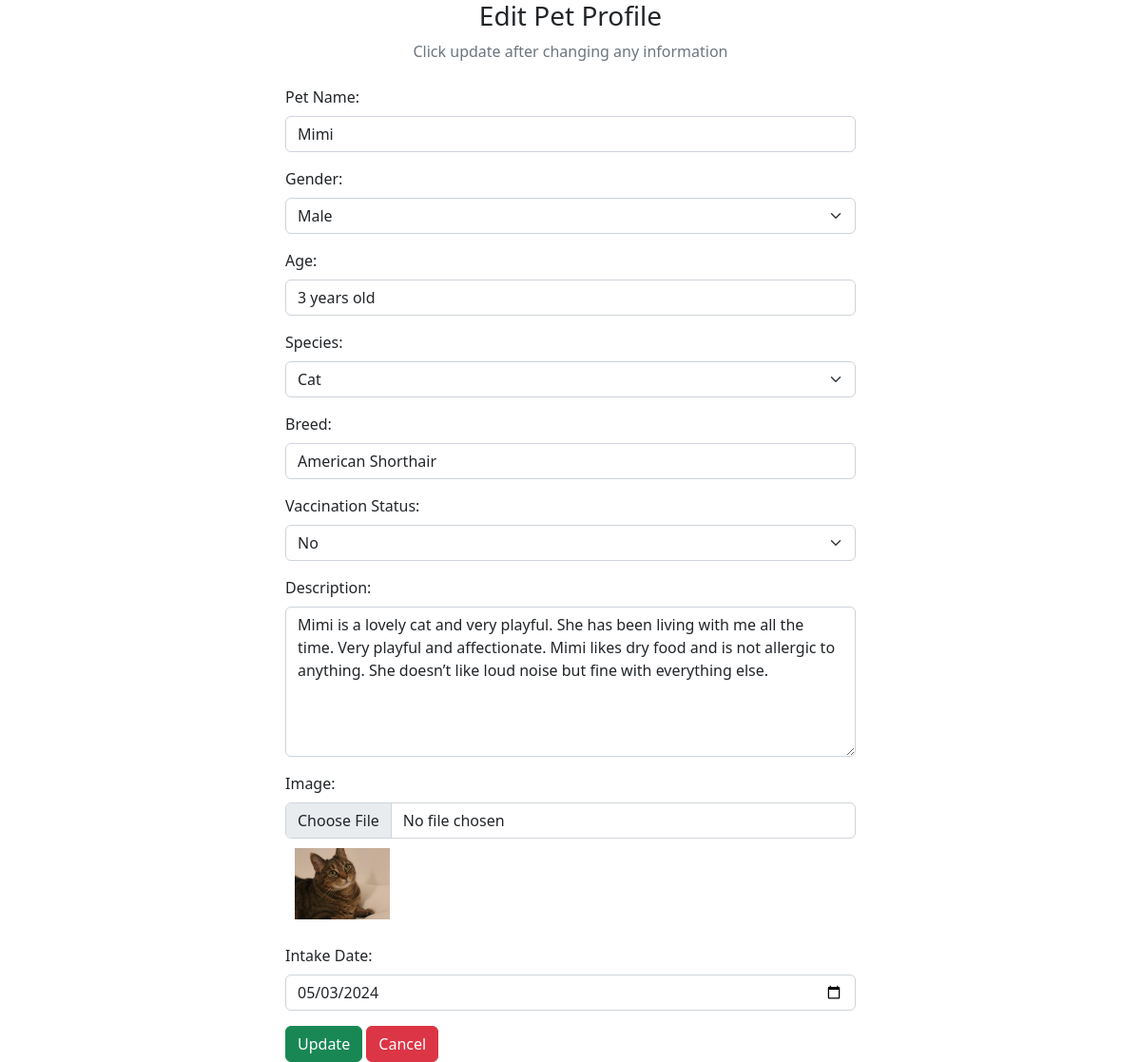
Screenshot of /admin/editPet.php?pet_id=1 with the database file from the repository.
### tables this page shows
CREATE TABLE `pet` (
  `pet_id` int(10) NOT NULL,
  `pet_name` varchar(255) NOT NULL,
  `gender` varchar(255) NOT NULL,
  `age` varchar(255) NOT NULL,
  `species` varchar(255) NOT NULL,
  `breed` varchar(255) NOT NULL,
  `vaccination_status` varchar(255) NOT NULL,
  `description` text NOT NULL,
  `image` blob NOT NULL,
  `intake_date` date NOT NULL,
  `created_date` date NOT NULL DEFAULT current_timestamp()
);

### admin/editPet.php (the view, shortened to what this page needs)
<?php
require('../include/database.php');
$pet_id = $_GET["pet_id"];
?>
<!DOCTYPE html>
<html lang="en">
<head>
  <link href="https://cdn.jsdelivr.net/npm/bootstrap@5.2.3/dist/css/bootstrap.min.css" rel="stylesheet">
  <link rel="stylesheet" href="https://cdnjs.cloudflare.com/ajax/libs/font-awesome/6.4.0/css/all.min.css" />
</head>
<body>
  <div class="container">
    <div class="text-center mb-4">
      <h3>Edit Pet Profile</h3>
      <p class="text-muted">Click update after changing any information</p>
    </div>
    <?php
    $sql = "SELECT * FROM `pet` WHERE pet_id = $pet_id LIMIT 1";
    $result = mysqli_query($conn, $sql);
    $row = mysqli_fetch_assoc($result);
    ?>
    <div class="container d-flex justify-content-center">
      <form action="" method="post" enctype="multipart/form-data" style="width:50vw; min-width:300px;">
        <div class="mb-3">
          <label class="form-label">Pet Name:</label>
          <input type="text" class="form-control" name="petname" value="<?php echo $row['pet_name'] ?>">
        </div>
        <div class="mb-3">
          <label class="form-label">Gender:</label>
          <select class="form-select" name="gender" required>
            <option value="Male" <?php if($row['gender'] == 'Male') echo 'selected'; ?>>Male</option>
          </select>
        </div>
        <div class="mb-3">
          <label class="form-label">Age:</label>
          <input type="text" class="form-control" name="age" value="<?php echo $row['age'] ?>">
        </div>
        <div class="mb-3">
          <label class="form-label">Species:</label>
            <select class="form-select" name="species" required>
                <?php
                $sql = "SELECT cat_id, cat_name FROM category";
                $result = $conn->query($sql);
                if ($result->num_rows > 0) {
                    while ($cat_row = $result->fetch_assoc()) {
                        $selected = ($cat_row['cat_name'] == $row['species']) ? 'selected' : '';
                        echo '<option value="' . $cat_row['cat_name'] . '" ' . $selected . '>' . $cat_row['cat_name'] . '</option>';
                    }
                } else {
                    echo '<option value="" disabled>No categories available</option>';
                }
                ?>
            </select>
        </div>
        <div class="mb-3">
          <label class="form-label">Breed:</label>
          <input type="text" class="form-control" name="breed" value="<?php echo $row['breed'] ?>">
        </div>
        <div class="mb-3">
          <label class="form-label">Vaccination Status:</label>
          <select class="form-select" name="vacstatus" required>
            <option value="No" <?php if($row['vaccination_status'] == 'No') echo 'selected'; ?>>No</option>
          </select>
        </div>
        <div class="mb-3">
          <label class="form-label">Description:</label>
          <textarea rows="6" class="form-control" name="description"><?php echo $row['description'] ?></textarea>
        </div>
        <div class="mb-3">
          <label class="form-label">Image:</label>
          <input type="file" class="form-control" name="image" value="<?php echo $row['image'];?>">
          <img src="<?php echo "uploads/".$row['image'];?>" style="width: 100px; margin: 10px;" alt="Image"></img>
        </div>
        <div class="mb-3">
          <label class="form-label">Intake Date:</label>
          <input type="date" class="form-control" name="intakedate" value="<?php echo $row['intake_date'] ?>">
        </div>
        <div>
          <button type="submit" class="btn btn-success" name="update_image">Update</button>
          <a href="managePet.php" class="btn btn-danger">Cancel</a>
        </div>
      </form>
    </div>
  </div>
</body>
</html>

### rows the page displays
pet: petname "Mimi", gender "Male", age "3 years old", breed "American Shorthair", vacstatus "No", description "Mimi is a lovely cat and very playful. She has been living with me all the time. Very playful and affectionate. Mimi likes dry food and is not allergic to anything. She doesn’t like loud noise but fine with everything else.", image (picture), intakedate "05/03/2024"

### other values shown
form field species "Cat"
